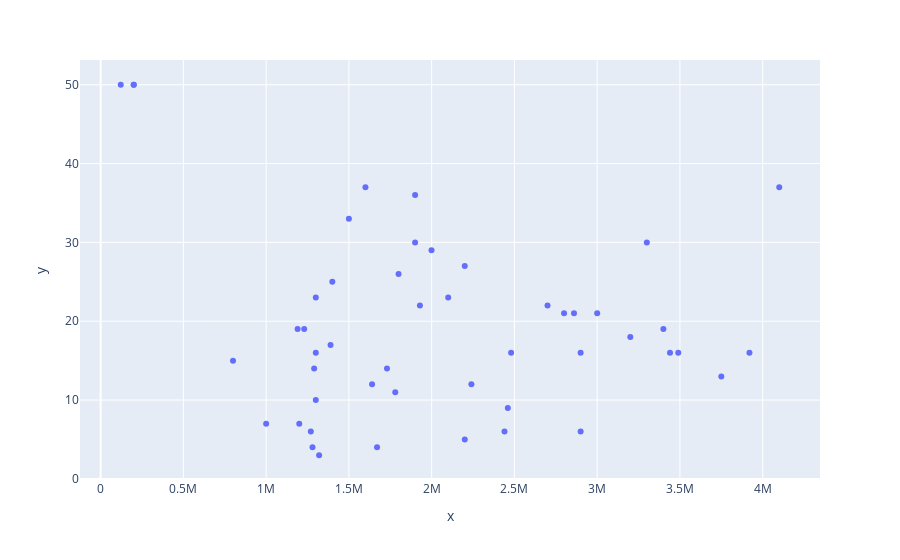

Here is the notebook cell this chart was saved with:
### Code cell
import plotly.express as px


fig = px.scatter(
    x= ori,
    y= dis
)

fig.show()

### Figure 1 — Plotly figure (JSON) as saved in the notebook; plotly's stock layout.template omitted (floating-point values rounded to 4 significant figures)
{"data": [{"hovertemplate": "x=%{x}<br>y=%{y}<extra></extra>", "legendgroup": "", "marker": {"color": "#636efa", "symbol": "circle"}, "mode": "markers", "name": "", "orientation": "v", "showlegend": false, "type": "scatter", "x": [1929000, 3200000, 1999000, 999900, 2199900, 1730000, 3400000, 1599900, 1670000, 3299900, 799900, 2900000, 1780000, 1399900, 1299900, 199900, 199900, 1280000, 1640000, 2240000, 3439900, 2479900, 3489900, 3919900, 1299900, 2900000, 2440000, 1899900, 1229900, 1799900, 1499900, 1200000, 1899900, 4099900, 3000000, 3750000, 2200000, 121552, 2460000, 1299900, 1389000, 1269900, 2699900, 1320000, 1290000, 1190000, 2799900, 2099900, 2859900], "xaxis": "x", "y": [22, 18, 29, 7, 27, 14, 19, 37, 4, 30, 15, 16, 11, 25, 16, 50, 50, 4, 12, 12, 16, 16, 16, 16, 23, 6, 6, 36, 19, 26, 33, 7, 30, 37, 21, 13, 5, 50, 9, 10, 17, 6, 22, 3, 14, 19, 21, 23, 21], "yaxis": "y"}], "layout": {"autosize": true, "legend": {"tracegroupgap": 0}, "margin": {"t": 60}, "xaxis": {"anchor": "y", "autorange": true, "domain": [0, 1], "range": [-128800.0, 4350000.0], "title": {"text": "x"}, "type": "linear"}, "yaxis": {"anchor": "x", "autorange": true, "domain": [0, 1], "range": [-0.6391, 53.64], "title": {"text": "y"}, "type": "linear"}}}
